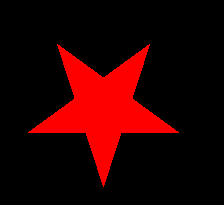

Write Python code to recreate this figure.
"""
   闪闪的红星.py
"""
import time
import turtle

def xsleep(n):
    """防止无响应窗口出现的延时函数"""
    begintime = time.time()
    while time.time() - begintime < n:
        turtle.update()
        
def draw_star(length):
    """画填充五角星"""
    turtle.begin_fill()
    for _ in range(5):
        turtle.fd(length)
        turtle.lt(144)
    turtle.end_fill()

turtle.color('red')
turtle.bgcolor('black')
turtle.ht()
turtle.tracer(0,0)            # 关闭动画显示与设定绘画延时为0毫秒
while True:
    turtle.clear()            # 清除所画的
    xsleep(0.5)               # 等待0.5秒左右 
    draw_star(150)            # 画星星
    turtle.update()           # 更新显示
    xsleep(0.5)               # 等待0.5秒左右
